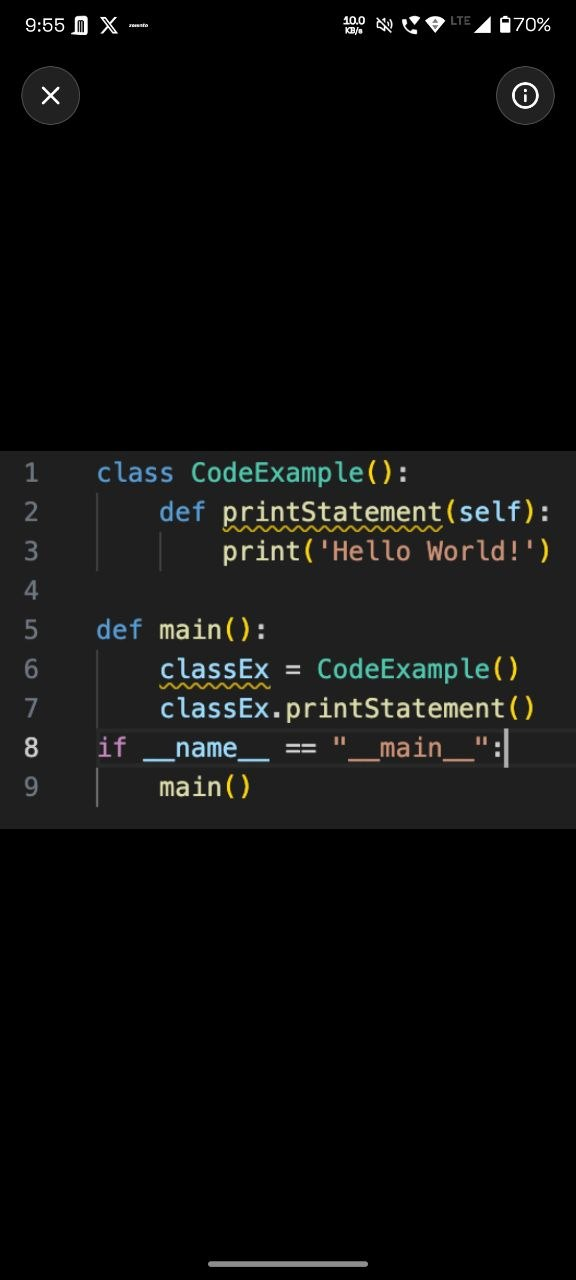
#> input picture backend/test.png, 576 x 1280 px
$ python -i ocr_service.py   (imports and definitions only)
#> lines starting #> are read from the running program, lines starting #| are printed output that depends on the picture; after the words box and inside, x2 and y2 are one past the last pixel; in counts of white or black regions, pixels touching at a corner belong together
import pytesseract
from PIL import Image
import re
import cv2
import numpy as np

pytesseract.pytesseract.tesseract_cmd=r"C:\Program Files\Tesseract-OCR\tesseract.exe"


# [46 lines left out: function clean_text, not called in this run]


def extract_text_from_image(image_path):
#> called with image_path = '../../test.png'
    try:
        img = cv2.imread(image_path)
#> img is the input picture: shape (1280, 576, 3); mean B, G, R 13.1, 13.8, 13.3

        # ❌ check
        if img is None:
            return "Image not found or path wrong"

        gray = cv2.cvtColor(img, cv2.COLOR_BGR2GRAY)
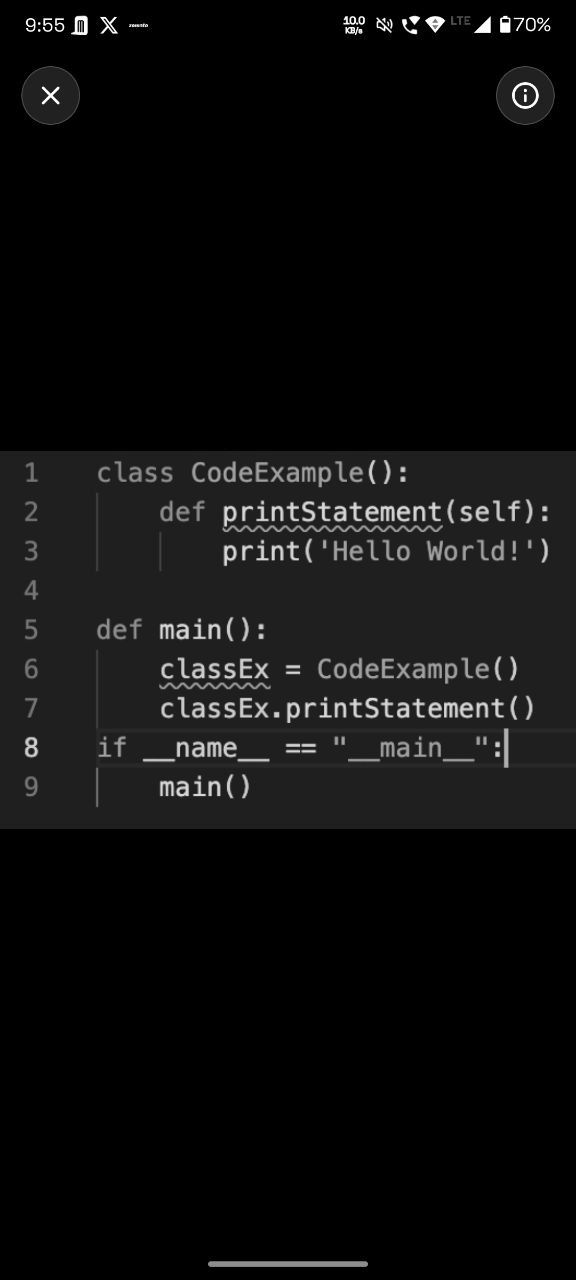
#> gray: shape (1280, 576); min 0, max 255, mean 13.6

        _, thresh = cv2.threshold(gray, 150, 255, cv2.THRESH_BINARY)
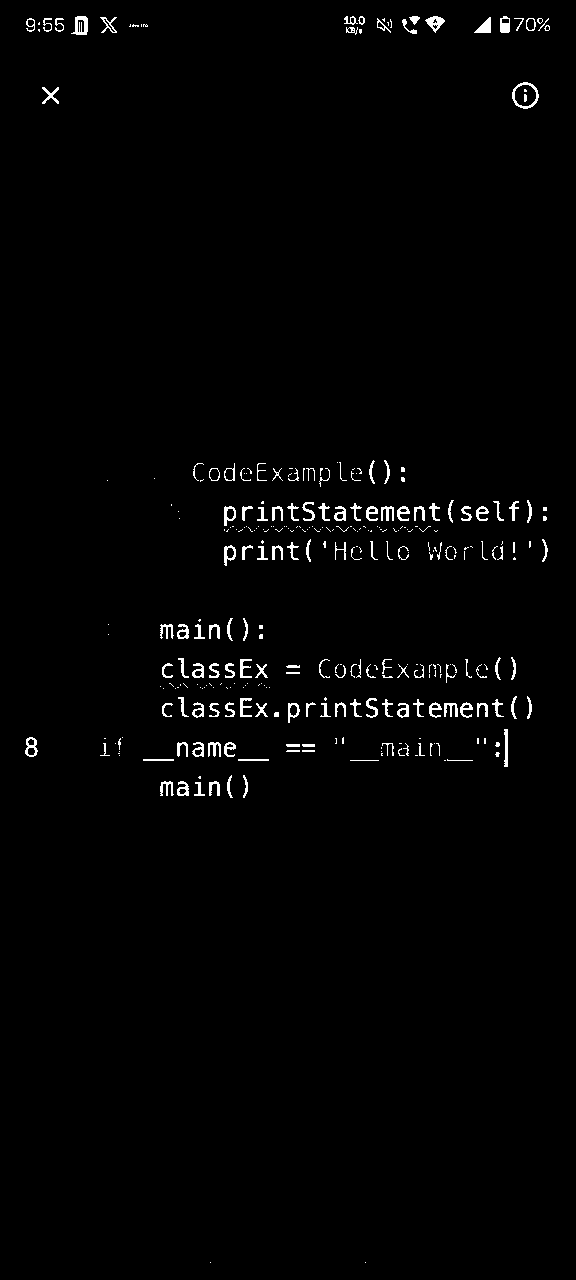
#> thresh: shape (1280, 576); 1.4% white in thin lines or dots, all inside (x1, y1, x2, y2) = (25, 16, 550, 1263)

#> (the run stopped early here; a loop or call above may not have finished)
